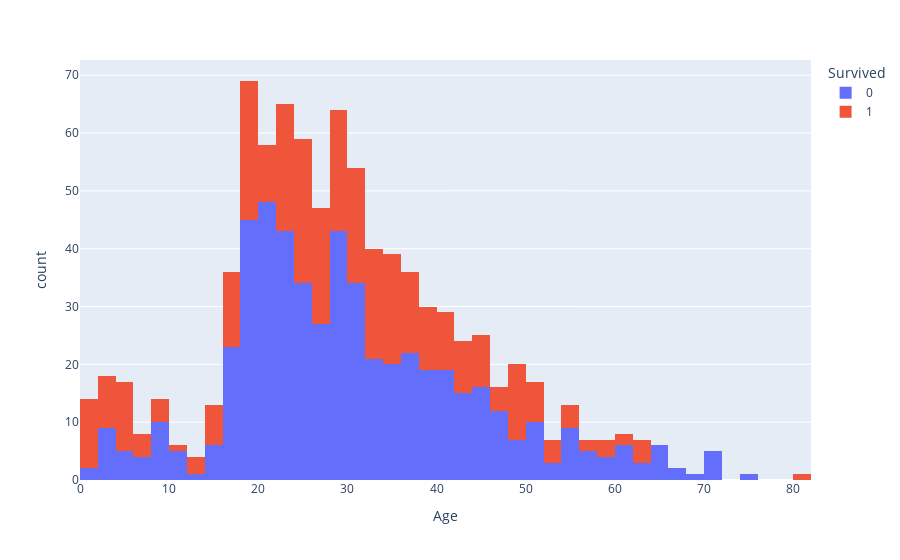

Notebook source saved alongside this figure:
### Markdown cell above
Otra biblioteca muy utilizada para visualizar conjuntos de datos es Plotly, con su módulo ``plotly.express``. Un ejemplo de visualización con esta biblioteca es el histograma (``plotly.express.histogram``), en donde visualizamos la distribución de la edad del pasajero respecto a su sobrevivencia.

### Code cell
titanic["Survived"] = titanic["Survived"].astype(str)
px.histogram(
    titanic, 
    x="Age", 
    color="Survived"
)

### Figure 1 — Plotly figure (JSON) as saved in the notebook; plotly's stock layout.template omitted (floating-point values rounded to 4 significant figures; data arrays with more than 128 entries replaced by an {"elided": "..."} marker saying what was removed)
{"data": [{"alignmentgroup": "True", "bingroup": "x", "hovertemplate": "Survived=0<br>Age=%{x}<br>count=%{y}<extra></extra>", "legendgroup": "0", "marker": {"color": "#636efa"}, "name": "0", "offsetgroup": "0", "orientation": "v", "showlegend": true, "type": "histogram", "x": {"elided": "545 float values"}, "xaxis": "x", "yaxis": "y"}, {"alignmentgroup": "True", "bingroup": "x", "hovertemplate": "Survived=1<br>Age=%{x}<br>count=%{y}<extra></extra>", "legendgroup": "1", "marker": {"color": "#EF553B"}, "name": "1", "offsetgroup": "1", "orientation": "v", "showlegend": true, "type": "histogram", "x": {"elided": "342 float values"}, "xaxis": "x", "yaxis": "y"}], "layout": {"barmode": "relative", "legend": {"title": {"text": "Survived"}, "tracegroupgap": 0}, "margin": {"t": 60}, "xaxis": {"anchor": "y", "domain": [0, 1], "title": {"text": "Age"}}, "yaxis": {"anchor": "x", "domain": [0, 1], "title": {"text": "count"}}}}
